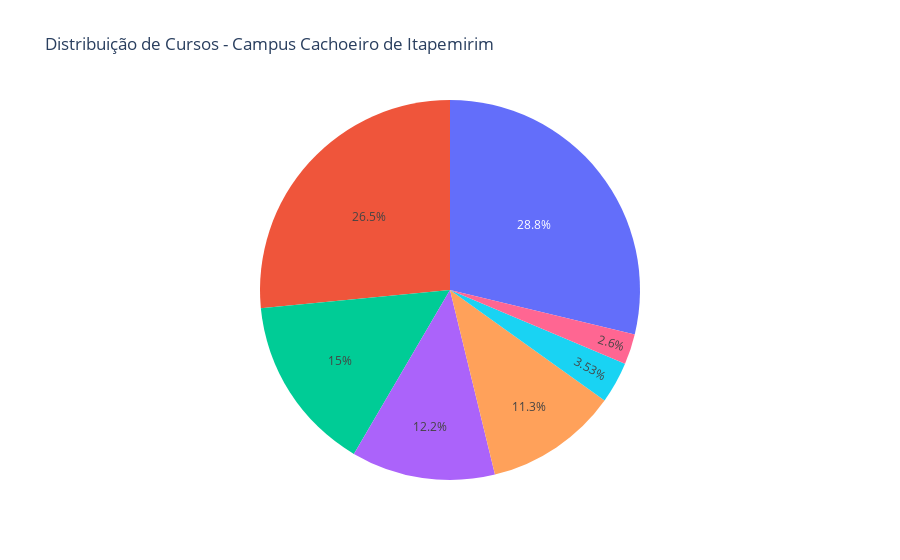

Notebook source saved alongside this figure:
### Code cell
# Filtrar os dados para a instituição "Campus Cachoeiro de Itapemirim"
aracruz_data = dataset[dataset['Instituição'] == 'Campus Cachoeiro de Itapemirim']

# Contar a quantidade de alunos por curso
aracruz_course_counts = aracruz_data['Curso'].value_counts().reset_index()
aracruz_course_counts.columns = ['Curso', 'counts']

# Criar o gráfico de pizza para os alunos da instituição "Campus Cachoeiro de Itapemirim"
fig_aracruz = px.pie(aracruz_course_counts, values='counts', names='Curso', title='Distribuição de Cursos - Campus Cachoeiro de Itapemirim')
fig_aracruz.update_layout(showlegend=False)
fig_aracruz.show()

### Figure 1 — Plotly figure (JSON) as saved in the notebook; plotly's stock layout.template omitted (floating-point values rounded to 4 significant figures)
{"data": [{"domain": {"x": [0, 1], "y": [0, 1]}, "hovertemplate": "Curso=%{label}<br>counts=%{value}<extra></extra>", "labels": ["Técnico em Eletromecânica Integrado", "Técnico em Informática Integrado", "Técnico em Eletromecânica", "Técnico em Informática", "Técnico em Mineração", "TECNICO EM MINERAÇÃO CONCOMITANTE INTERCOMPLEMENTAR AO ENSINO MÉDIO", "TÉCNICO EM MECÂNICA CONCOMITANTE INTERCOMPLEMENTAR AO ENSINO MÉDIO"], "legendgroup": "", "name": "", "showlegend": true, "type": "pie", "values": [155, 143, 81, 66, 61, 19, 14]}], "layout": {"legend": {"tracegroupgap": 0}, "showlegend": false, "title": {"text": "Distribuição de Cursos - Campus Cachoeiro de Itapemirim"}}}
